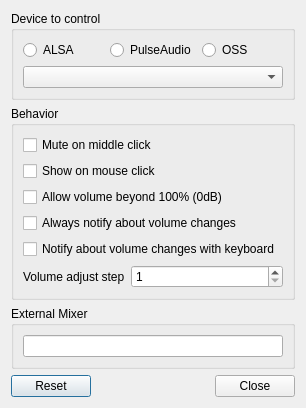
<?xml version="1.0" encoding="UTF-8"?>
<ui version="4.0">
 <class>LXQtVolumeConfiguration</class>
 <widget class="QDialog" name="LXQtVolumeConfiguration">
  <property name="geometry">
   <rect>
    <x>0</x>
    <y>0</y>
    <width>306</width>
    <height>407</height>
   </rect>
  </property>
  <property name="windowTitle">
   <string>Volume Control Settings</string>
  </property>
  <layout class="QVBoxLayout" name="verticalLayout">
   <item>
    <widget class="QGroupBox" name="groupBox">
     <property name="title">
      <string>Device to control</string>
     </property>
     <layout class="QVBoxLayout" name="verticalLayout_2">
      <item>
       <layout class="QHBoxLayout" name="horizontalLayout_2">
        <item>
         <widget class="QRadioButton" name="alsaRadioButton">
          <property name="text">
           <string>ALSA</string>
          </property>
         </widget>
        </item>
        <item>
         <widget class="QRadioButton" name="pulseAudioRadioButton">
          <property name="text">
           <string>PulseAudio</string>
          </property>
         </widget>
        </item>
        <item>
         <widget class="QRadioButton" name="ossRadioButton">
          <property name="text">
           <string>OSS</string>
          </property>
         </widget>
        </item>
       </layout>
      </item>
      <item>
       <widget class="QComboBox" name="devAddedCombo"/>
      </item>
     </layout>
    </widget>
   </item>
   <item>
    <widget class="QGroupBox" name="groupBox_2">
     <property name="title">
      <string>Behavior</string>
     </property>
     <layout class="QVBoxLayout" name="verticalLayout_3">
      <item>
       <widget class="QCheckBox" name="muteOnMiddleClickCheckBox">
        <property name="text">
         <string>Mute on middle click</string>
        </property>
       </widget>
      </item>
      <item>
       <widget class="QCheckBox" name="showOnClickCheckBox">
        <property name="text">
         <string>Show on mouse click</string>
        </property>
       </widget>
      </item>
      <item>
       <widget class="QCheckBox" name="ignoreMaxVolumeCheckBox">
        <property name="text">
         <string>Allow volume beyond 100% (0dB)</string>
        </property>
       </widget>
      </item>
      <item>
       <widget class="QCheckBox" name="allwaysShowNotificationsCheckBox">
        <property name="text">
         <string>Always notify about volume changes</string>
        </property>
       </widget>
      </item>
      <item>
       <widget class="QCheckBox" name="showKeyboardNotificationsCheckBox">
        <property name="text">
         <string>Notify about volume changes with keyboard</string>
        </property>
       </widget>
      </item>
      <item>
       <layout class="QHBoxLayout" name="horizontalLayout">
        <item>
         <widget class="QLabel" name="label">
          <property name="sizePolicy">
           <sizepolicy hsizetype="Maximum" vsizetype="Preferred">
            <horstretch>0</horstretch>
            <verstretch>0</verstretch>
           </sizepolicy>
          </property>
          <property name="text">
           <string>Volume adjust step</string>
          </property>
         </widget>
        </item>
        <item>
         <widget class="QSpinBox" name="stepSpinBox">
          <property name="minimum">
           <number>1</number>
          </property>
         </widget>
        </item>
       </layout>
      </item>
     </layout>
    </widget>
   </item>
   <item>
    <widget class="QGroupBox" name="groupBox_3">
     <property name="title">
      <string>External Mixer</string>
     </property>
     <layout class="QVBoxLayout" name="verticalLayout_4">
      <item>
       <widget class="QLineEdit" name="mixerLineEdit"/>
      </item>
     </layout>
    </widget>
   </item>
   <item>
    <widget class="QDialogButtonBox" name="buttons">
     <property name="orientation">
      <enum>Qt::Horizontal</enum>
     </property>
     <property name="standardButtons">
      <set>QDialogButtonBox::Close|QDialogButtonBox::Reset</set>
     </property>
    </widget>
   </item>
  </layout>
 </widget>
 <resources/>
 <connections>
  <connection>
   <sender>buttons</sender>
   <signal>accepted()</signal>
   <receiver>LXQtVolumeConfiguration</receiver>
   <slot>accept()</slot>
   <hints>
    <hint type="sourcelabel">
     <x>248</x>
     <y>254</y>
    </hint>
    <hint type="destinationlabel">
     <x>157</x>
     <y>274</y>
    </hint>
   </hints>
  </connection>
  <connection>
   <sender>buttons</sender>
   <signal>rejected()</signal>
   <receiver>LXQtVolumeConfiguration</receiver>
   <slot>reject()</slot>
   <hints>
    <hint type="sourcelabel">
     <x>316</x>
     <y>260</y>
    </hint>
    <hint type="destinationlabel">
     <x>286</x>
     <y>274</y>
    </hint>
   </hints>
  </connection>
 </connections>
</ui>
